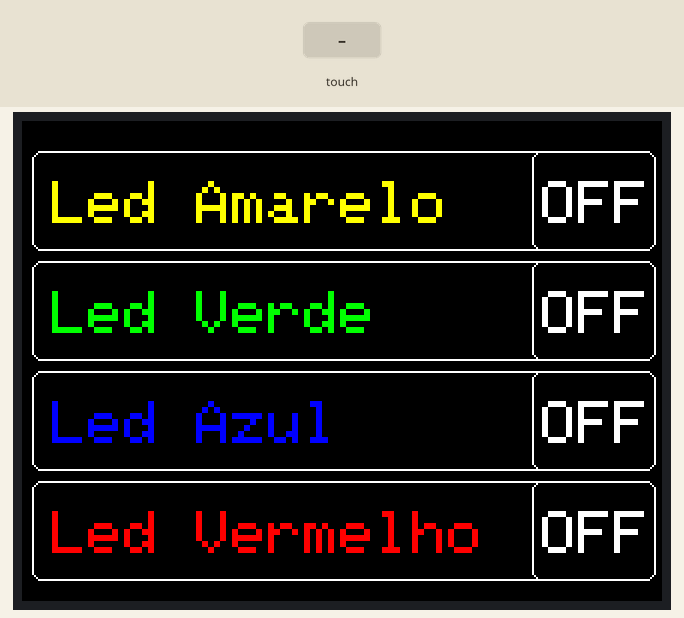
Bench run of a sketch on a simulated Arduino Uno, built with avr-gcc and run on an emulated ATmega328P. On the bench: 320×240 colour display. Inputs (shaded band) come from the test bench. What the sketch prints to the serial monitor is not drawn.

Above: at 1.9 s.
2.0 s: touch panel pressed at 13 % / 90 % of its raw x / y range
At 2.05 s:
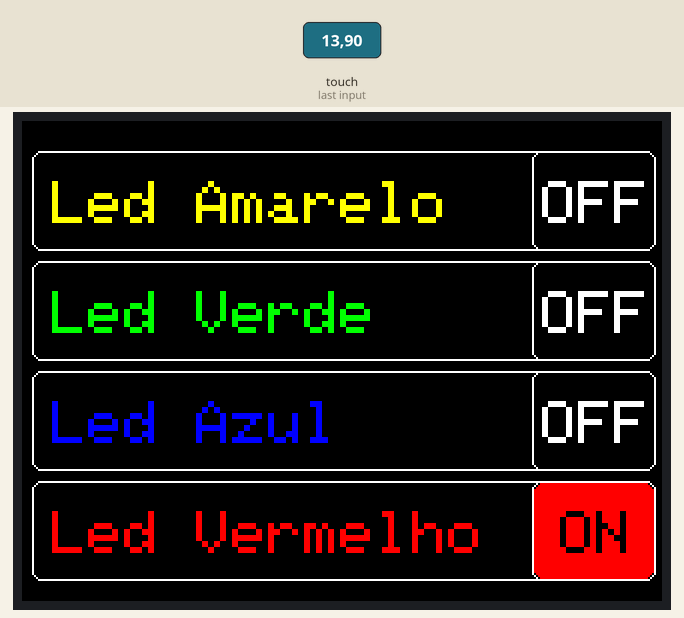
3.6 s: touch panel pressed at 38 % / 90 % of its raw x / y range
At 3.65 s:
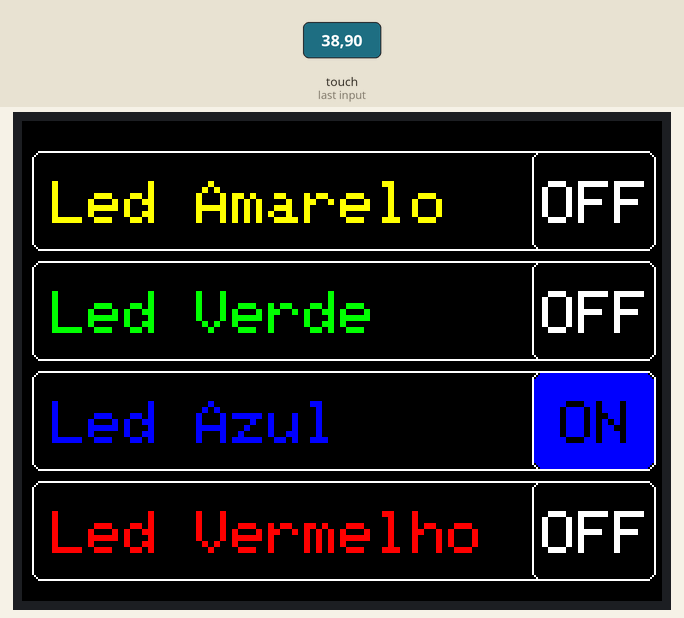
5.2 s: touch panel pressed at 62 % / 90 % of its raw x / y range
At 5.25 s:
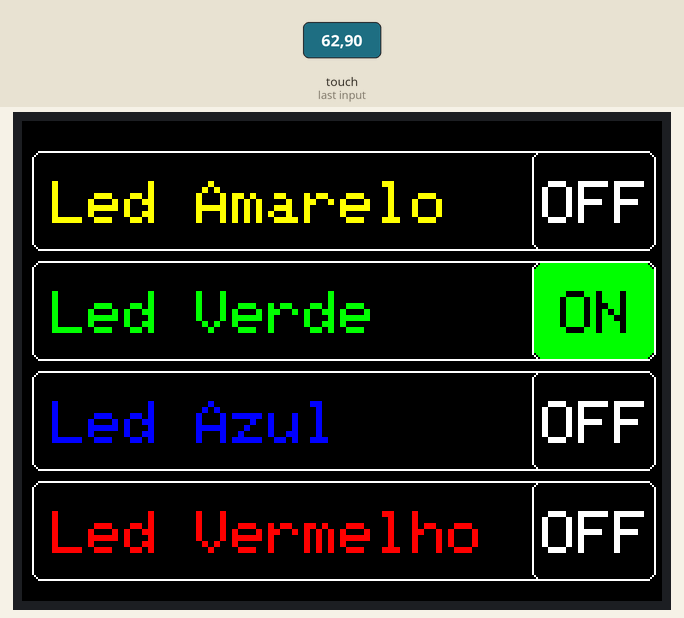
6.8 s: touch panel pressed at 87 % / 90 % of its raw x / y range
At 6.85 s:
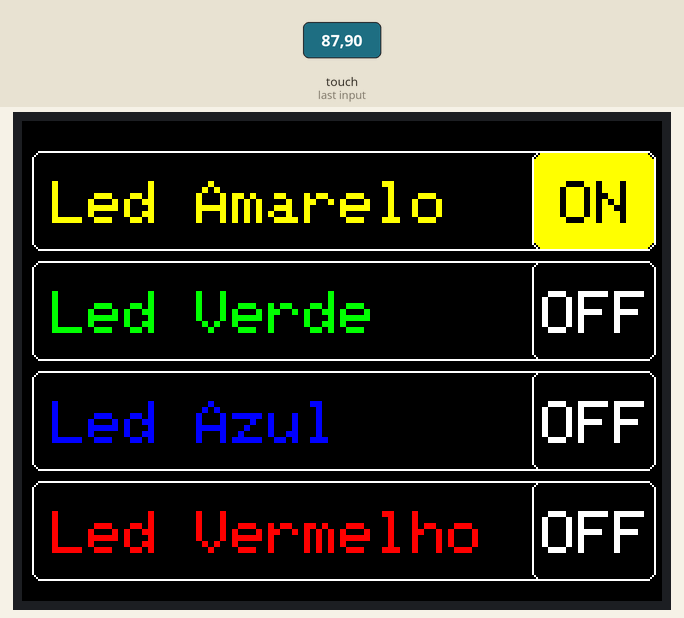
Timing chart, 0 to 9.4 s (numbered marks = the images above; inputs shaded):
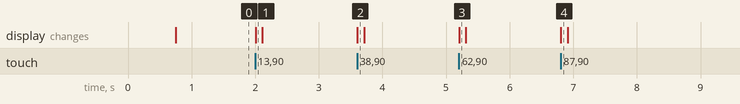

Measured:
- after the input at 2.0 s, the display: changes at once (image 1)
- after the input at 3.6 s, the display: changes at once (image 2)
- after the input at 5.2 s, the display: changes at once (image 3)
- after the input at 6.8 s, the display: changes at once (image 4)

The sketch:

touchFelipeFlop.ino
```cpp
#include <Adafruit_GFX.h>    // Core graphics library
#include <Adafruit_TFTLCD.h> // Hardware-specific library
#include <TouchScreen.h>

#define YP A1 // Y+ is on Analog1 (use A3 para o 9341)
#define XM A2 // X- is on Analog2 (use A2 para o 9341)
#define YM 7 // Y- is on Digital7 (use 9 para o 9341)
#define XP 6 // X+ is on Digital6 (use 8 para o 9341)

#define TS_MINX 170 // Use 150 para o 9341
#define TS_MINY 165 // Use 120 para o 9341
#define TS_MAXX 920
#define TS_MAXY 940

TouchScreen ts = TouchScreen(XP, YP, XM, YM, 100);

//Definicao de cores
#define BLACK           0x0000
#define BLUE            0x001F
#define RED             0xF800
#define GREEN           0x07E0
#define CYAN            0x07FF
#define MAGENTA         0xF81F
#define YELLOW          0xFFE0
#define WHITE           0xFFFF

//PP_TFTLCD tft(LCD_CS, LCD_CD, LCD_WR, LCD_RD, LCD_RESET);
Adafruit_TFTLCD tft(A3, A2, A1, A0, A4);

// Armazena o estado dos botões
bool valor_botao1 = 0;
bool valor_botao2 = 0;
bool valor_botao3 = 0;
bool valor_botao4 = 0;

#define MINPRESSURE 10
#define MAXPRESSURE 1000

void setup(void)
{
  Serial.begin(9600);
  Serial.println("TFT Test");
  //identifier == 0x9325;
  tft.reset();
  delay(500);
  //uint16_t identifier = tft.readID(0x0);
  //Serial.print("Driver encontrado: ");
  //Serial.println(identifier, HEX);

  //tft.begin(0x9341); //Use esta linha para o controlador 9341
  tft.begin(0x9325);
  //tft.initDisplay();
  tft.fillScreen(BLACK);
  tft.setRotation(1);

  // Inicio - Texto e botoes
  tft.drawRoundRect(5, 15, 312, 50, 5, WHITE);
  tft.drawRoundRect(255, 15, 62, 50, 5, WHITE);
  tft.setTextColor(YELLOW);
  tft.setTextSize(3);
  tft.setCursor(15, 30);
  tft.println("Led Amarelo");

  tft.drawRoundRect(5, 70, 312, 50, 5, WHITE);
  tft.drawRoundRect(255, 70, 62, 50, 5, WHITE);
  tft.setTextColor(GREEN);
  tft.setTextSize(3);
  tft.setCursor(15, 85);
  tft.println("Led Verde");

  tft.drawRoundRect(5, 125, 312, 50, 5, WHITE);
  tft.drawRoundRect(255, 125, 62, 50, 5, WHITE);
  tft.setTextColor(BLUE);
  tft.setTextSize(3);
  tft.setCursor(15, 140);
  tft.println("Led Azul");

  tft.drawRoundRect(5, 180, 312, 50, 5, WHITE);
  tft.drawRoundRect(255, 180, 62, 50, 5, WHITE);
  tft.setTextColor(RED);
  tft.setTextSize(3);
  tft.setCursor(15, 195);
  tft.println("Led Vermelho");

  //Preenchimento OFF
  tft.setTextColor(WHITE);
  tft.setCursor(260, 30);
  tft.println("OFF");
  tft.setCursor(260, 85);
  tft.println("OFF");
  tft.setCursor(260, 140);
  tft.println("OFF");
  tft.setCursor(260, 195);
  tft.println("OFF");
}

void loop()
{
  TSPoint p = ts.getPoint();
  pinMode(XM, OUTPUT);
  digitalWrite(XM, LOW);
  pinMode(YP, OUTPUT);
  digitalWrite(YP, HIGH);
  pinMode(YM, OUTPUT);
  digitalWrite(YM, LOW);
  pinMode(XP, OUTPUT);
  digitalWrite(XP, HIGH);

  if (p.z > MINPRESSURE && p.z < MAXPRESSURE)
  {

    Serial.print("py: ");
    Serial.print(p.y);
    Serial.print(" px: ");
    Serial.print(p.x);
    p.x = tft.width() - (map(p.x, TS_MINX, TS_MAXX, tft.width(), 0));
    p.y = tft.height() - (map(p.y, TS_MINY, TS_MAXY, tft.height(), 0));
    if (p.y > 200)
    {
      Serial.print("py: ");
      Serial.print(p.y);
      Serial.print(" px: ");
      Serial.print(p.x);

      //Testa botao amarelo
      if (p.x > 235 & p.x < 295)
      {
        if (valor_botao1 == 0)
        {
          tft.fillRoundRect(256, 16, 60, 48, 5, YELLOW);
          mostra_on(269, 30);
          valor_botao1 = !valor_botao1;
        }
        else
        {
          tft.fillRoundRect(256, 16, 60, 48, 5, BLACK);
          mostra_off(260, 30);
          valor_botao1 = !valor_botao1;
        }
      }

      //Testa botao verde
      if (p.x > 160 & p.x < 198)
      {
        if (valor_botao2 == 0)
        {
          tft.fillRoundRect(256, 71, 60, 48, 5, GREEN);
          mostra_on(269, 85);
          valor_botao2 = !valor_botao2;
        }
        else
        {
          tft.fillRoundRect(256, 71, 60, 48, 5,  BLACK);
          mostra_off(260, 85);
          valor_botao2 = !valor_botao2;

        }
      }

      //Testa botao azul
      if (p.x > 65 & p.x < 126)
      {
        if (valor_botao3 == 0)
        {
          tft.fillRoundRect(256, 126, 60, 48, 5, BLUE);
          mostra_on(269, 140);
          valor_botao3 = !valor_botao3;
        }
        else
        {
          tft.fillRoundRect(256, 126, 60, 48, 5,  BLACK);
          mostra_off(260, 140);
          valor_botao3 = !valor_botao3;
        }
      }

      //Testa botao vermelho
      if (p.x > 0 & p.x < 58)
      {
        if (valor_botao4 == 0)
        {
          tft.fillRoundRect(256, 181, 60, 48, 5, RED);
          mostra_on(269, 195);
          valor_botao4 = !valor_botao4;
        }
        else
        {
          tft.fillRoundRect(256, 181, 60, 48, 5,  BLACK);
          mostra_off(260, 195);
          valor_botao4 = !valor_botao4;
        }
      }
    }
  }
}

void mostra_on(int x, int y)
{
  tft.setTextColor(BLACK);
  tft.setCursor(x, y);
  tft.println("ON");
  delay(100);
}

void mostra_off(int x, int y)
{
  tft.setTextColor(WHITE);
  tft.setCursor(x, y);
  tft.println("OFF");
  delay(100);
}
```
